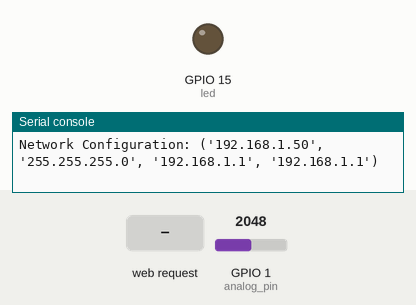
Bench run of a program on a simulated ESP32 board running MicroPython. Parts: output pins drawn as LEDs (lit = HIGH), the last lines printed to the serial console. The test bench sets the inputs (shaded band); at power-on: GPIO 1 (analog_pin) = 2048 (analog values on the 0–4095 scale). WiFi joins after 1.5 s.

Above: at 5.7 s.
5.8 s: HTTP request GET /?LED=1 received
At 6.8 s:
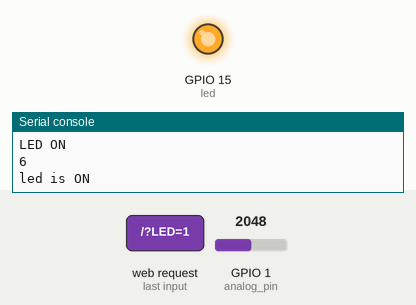
7.3 s: HTTP request GET /?LED=0 received
At 7.9 s:
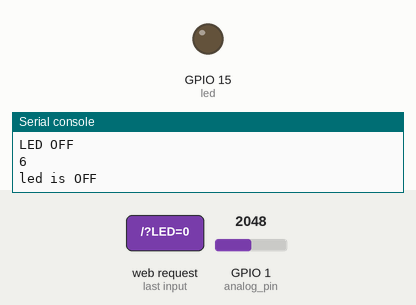
Timing chart, 0 to 10.3 s (numbered marks = the images above; inputs shaded):
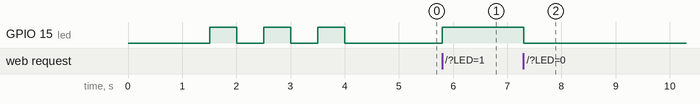

Measured:
- after the input at 5.8 s, GPIO 15 (led): LOW → HIGH at once
- after the input at 7.3 s, GPIO 15 (led): HIGH → LOW at once

The program:

main.py
```python
import machine
import socket
from machine import Pin, ADC
import time
# Set up analog pin
analog_pin = machine.ADC(Pin(1, mode=Pin.IN))

#LED
led = machine.Pin(15,machine.Pin.OUT)
for i in range(3):
    led.on()
    time.sleep(0.5)
    led.off()
    time.sleep(0.5)


#led.off()

if led.value()==1:
        led_state ="ON"
if led.value()==0:
        led_state ="OFF"


# ************************
# Function for creating the
# web page to be displayed
def web_page():
    if led.value()==1:
        led_state = "ON"
        print('led is ON')
    elif led.value()==0:
        led_state = "OFF"
        print('led is OFF')

# Define HTML template with a placeholder for the analog value
html = """
HTTP/1.1 200 OK

<!DOCTYPE html>
<html>
<head>
    <meta charset="UTF-8" />
    <title>Pressure</title>
</head>
<body>
    <center><h2>ESP32 Web Server in MicroPython </h2></center>
    <center><h1>Analog Input: {analog_value}</h1></center>
        <center>
         <form>
          <button name="LED" type="submit" value="1" style="background-color: #4CAF50"> LED ON </button>
          <button name="LED" type="submit" value="0" style="background-color: red"> LED OFF </button>
         </form>
 <center><p>LED is now <strong>{led_state}</strong>.</p></center>
 </body>
</html>
"""

# Set up socket server
s = socket.socket(socket.AF_INET, socket.SOCK_STREAM)
s.setsockopt(socket.SOL_SOCKET, socket.SO_REUSEADDR, 1)
s.bind(('0.0.0.0', 80))
s.listen(1)

# Loop forever
while True:
    # Wait for client to connect
    conn, addr = s.accept()
    print("Got connection from %s" % str(addr))

    # Socket receive()
    request=conn.recv(1024)
    print("")
    print("")
    print("Content %s" % str(request))
    # Read analog value
    analog_value = analog_pin.read()

 # Socket send()
    request = str(request)
    led_on = request.find('/?LED=1')
    led_off = request.find('/?LED=0')
    if led_on == 6:
        print('LED ON')
        print(str(led_on))
        led.value(1)
        led_state = "ON"
    elif led_off == 6:
        print('LED OFF')
        print(str(led_off))
        led.value(0)
        led_state = "OFF"
    response = web_page()


    # Send HTTP response with analog value in HTML template
    response = html.format(analog_value=analog_value, led_state=led_state)
    conn.send(response)

    # Close connection
    conn.close()
```

boot.py
```python
# Here I will start network
import network

# Set up the WiFi connection
wifi_ssid = "..."
wifi_password = "..."

# Initialize the network module
sta_if = network.WLAN(network.STA_IF)

# Check if the WiFi interface is already connected
if not sta_if.isconnected():
    # Connect to the WiFi network
    sta_if.active(True)
    sta_if.connect(wifi_ssid, wifi_password)

    # Wait for the WiFi connection to complete
    while not sta_if.isconnected():
        pass

# Print the network configuration details
print("Network Configuration:", sta_if.ifconfig())
import webrepl
webrepl.start()
import main
```
